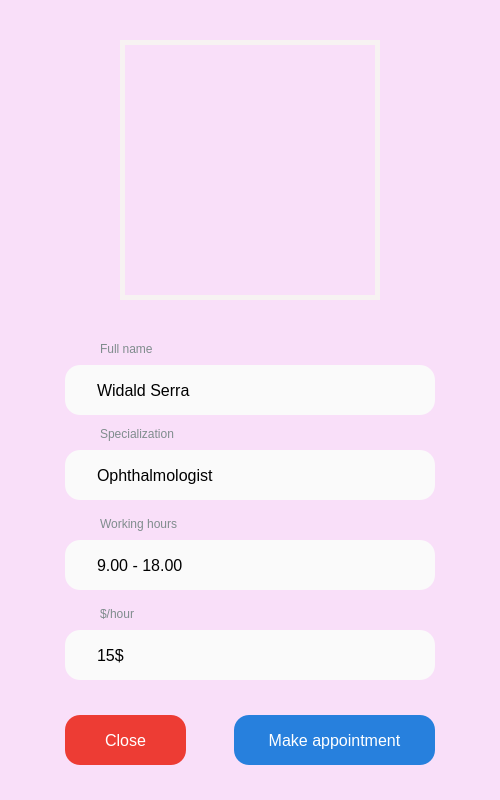
<?xml version="1.0" encoding="UTF-8"?>
<ui version="4.0">
 <class>MainWindow</class>
 <widget class="QMainWindow" name="MainWindow">
  <property name="enabled">
   <bool>true</bool>
  </property>
  <property name="geometry">
   <rect>
    <x>0</x>
    <y>0</y>
    <width>500</width>
    <height>800</height>
   </rect>
  </property>
  <property name="windowTitle">
   <string>MainWindow</string>
  </property>
  <property name="styleSheet">
   <string notr="true">background-color: #F9DFF9;</string>
  </property>
  <widget class="QWidget" name="centralwidget">
   <widget class="QLabel" name="label_1">
    <property name="geometry">
     <rect>
      <x>120</x>
      <y>40</y>
      <width>260</width>
      <height>260</height>
     </rect>
    </property>
    <property name="styleSheet">
     <string notr="true">border: 5px solid #f7f2f2</string>
    </property>
    <property name="text">
     <string/>
    </property>
    <property name="pixmap">
     <pixmap>profile.png</pixmap>
    </property>
   </widget>
   <widget class="QLineEdit" name="lineEdit_1">
    <property name="geometry">
     <rect>
      <x>65</x>
      <y>365</y>
      <width>370</width>
      <height>50</height>
     </rect>
    </property>
    <property name="styleSheet">
     <string notr="true">padding: 15px 30px;
font-size: 16px;
border-radius: 15px;
background: #FAFAFA;
border: none;</string>
    </property>
    <property name="text">
     <string>Widald Serra</string>
    </property>
    <property name="readOnly">
     <bool>true</bool>
    </property>
   </widget>
   <widget class="QLabel" name="label_2">
    <property name="geometry">
     <rect>
      <x>100</x>
      <y>340</y>
      <width>101</width>
      <height>17</height>
     </rect>
    </property>
    <property name="styleSheet">
     <string notr="true">color:#7f8c8d</string>
    </property>
    <property name="text">
     <string>Full name</string>
    </property>
   </widget>
   <widget class="QLabel" name="label_3">
    <property name="geometry">
     <rect>
      <x>100</x>
      <y>425</y>
      <width>101</width>
      <height>17</height>
     </rect>
    </property>
    <property name="styleSheet">
     <string notr="true">color:#7f8c8d</string>
    </property>
    <property name="text">
     <string>Specialization</string>
    </property>
   </widget>
   <widget class="QLineEdit" name="lineEdit_2">
    <property name="geometry">
     <rect>
      <x>65</x>
      <y>450</y>
      <width>370</width>
      <height>50</height>
     </rect>
    </property>
    <property name="styleSheet">
     <string notr="true">padding: 15px 30px;
font-size: 16px;
border-radius: 15px;
background: #FAFAFA;
border: none;</string>
    </property>
    <property name="text">
     <string>Ophthalmologist</string>
    </property>
    <property name="readOnly">
     <bool>true</bool>
    </property>
   </widget>
   <widget class="QLabel" name="label_4">
    <property name="geometry">
     <rect>
      <x>100</x>
      <y>515</y>
      <width>101</width>
      <height>17</height>
     </rect>
    </property>
    <property name="styleSheet">
     <string notr="true">color:#7f8c8d</string>
    </property>
    <property name="text">
     <string>Working hours</string>
    </property>
   </widget>
   <widget class="QLineEdit" name="lineEdit_3">
    <property name="geometry">
     <rect>
      <x>65</x>
      <y>540</y>
      <width>370</width>
      <height>50</height>
     </rect>
    </property>
    <property name="styleSheet">
     <string notr="true">padding: 15px 30px;
font-size: 16px;
border-radius: 15px;
background: #FAFAFA;
border: none;</string>
    </property>
    <property name="text">
     <string>9.00 - 18.00</string>
    </property>
    <property name="readOnly">
     <bool>true</bool>
    </property>
   </widget>
   <widget class="QLabel" name="label_5">
    <property name="geometry">
     <rect>
      <x>100</x>
      <y>605</y>
      <width>101</width>
      <height>17</height>
     </rect>
    </property>
    <property name="styleSheet">
     <string notr="true">color:#7f8c8d</string>
    </property>
    <property name="text">
     <string>$/hour</string>
    </property>
   </widget>
   <widget class="QLineEdit" name="lineEdit_4">
    <property name="geometry">
     <rect>
      <x>65</x>
      <y>630</y>
      <width>370</width>
      <height>50</height>
     </rect>
    </property>
    <property name="styleSheet">
     <string notr="true">padding: 15px 30px;
font-size: 16px;
border-radius: 15px;
background: #FAFAFA;
border: none;</string>
    </property>
    <property name="text">
     <string>15$</string>
    </property>
    <property name="readOnly">
     <bool>true</bool>
    </property>
   </widget>
   <widget class="QPushButton" name="pushButton_2">
    <property name="geometry">
     <rect>
      <x>234</x>
      <y>715</y>
      <width>201</width>
      <height>50</height>
     </rect>
    </property>
    <property name="styleSheet">
     <string notr="true">QPushButton {
  padding: 15px 30px;
  font-size: 16px;
  border-radius: 15px;
  background: #2780DD;
  border: none;
  text-align: center;
  color: #fff;
}

QPushButton:pressed {
  background: #2B5DAA;
}</string>
    </property>
    <property name="text">
     <string>Make appointment</string>
    </property>
   </widget>
   <widget class="QPushButton" name="pushButton_1">
    <property name="geometry">
     <rect>
      <x>65</x>
      <y>715</y>
      <width>121</width>
      <height>50</height>
     </rect>
    </property>
    <property name="styleSheet">
     <string notr="true">QPushButton {
  padding: 15px 30px;
  font-size: 16px;
  border-radius: 15px;
  background: #ED3C34;
  border: none;
  text-align: center;
  color: #fff;
}

QPushButton:pressed {
  background: #AA2823;
}</string>
    </property>
    <property name="text">
     <string>Close</string>
    </property>
   </widget>
  </widget>
 </widget>
 <resources/>
 <connections/>
</ui>
